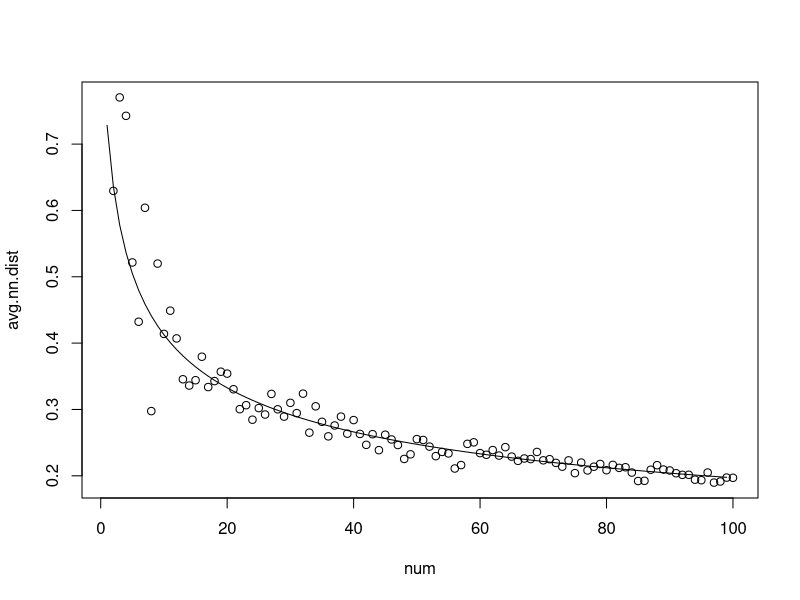
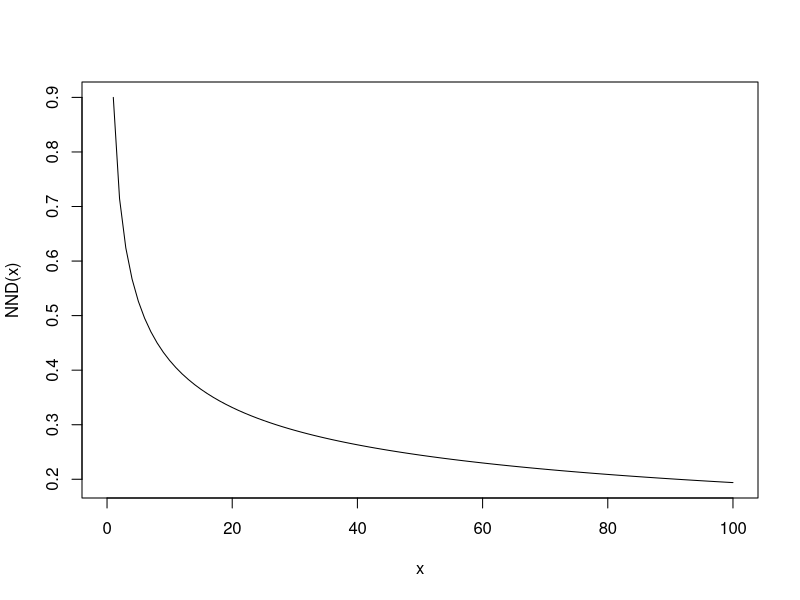

Here is the R script that generated these plots, in order:
# formula for distance in 2 planes: d = sqrt((x2-x1)^2 + (y2-y1)^2 + (z2-z1)^2)

n <- 100

avg.nn.dist <- rep(NA, n) # average nearest neihgbor distance

for (i in 2:n) {
  #   browser()
  d <- runif(i*3, 0, 1)
  a <- matrix(d, nrow=i, ncol=3)
  c <- combn(length(a[,1]), 2)
  dvec <- rep(NA, dim(c)[2])
  for (j in 1:dim(c)[2]) {
    x <- a[c[1,j], ]
    y <- a[c[2,j], ]
    d <- sqrt((x[1]-y[1])^2 + (x[2]-y[2])^2 + (x[3]-y[3])^2)
    dvec[j] <- d
  }
  avg.nn.dist[i] <- mean(tapply(dvec, c[1,], min)) 
}

num <- seq(1, n)
fit1 <- nls(avg.nn.dist ~ x*num^(-1/3), start=list(x=0.5))
summary(fit1)
plot(avg.nn.dist ~ num)
lines(predict(fit1))

# best fit seems to be: 0.9 * n^(-1/3)
NND <- function(x) {0.9 * x^(-1/3)}
curve(NND, 0, 100)
